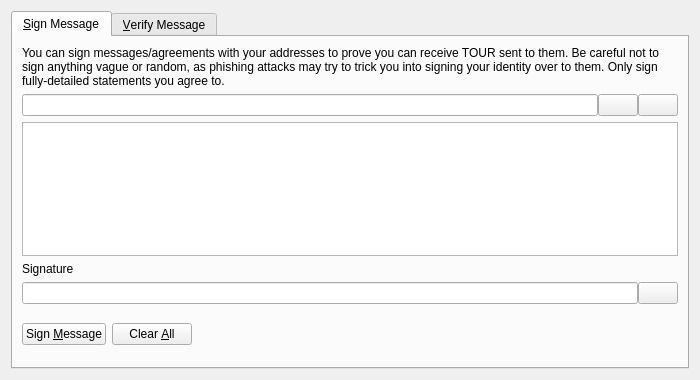
<?xml version="1.0" encoding="UTF-8"?>
<ui version="4.0">
 <class>SignVerifyMessageDialog</class>
 <widget class="QDialog" name="SignVerifyMessageDialog">
  <property name="geometry">
   <rect>
    <x>0</x>
    <y>0</y>
    <width>700</width>
    <height>380</height>
   </rect>
  </property>
  <property name="windowTitle">
   <string>Signatures - Sign / Verify a Message</string>
  </property>
  <property name="modal">
   <bool>true</bool>
  </property>
  <layout class="QVBoxLayout" name="verticalLayout">
   <item>
    <widget class="QTabWidget" name="tabWidget">
     <property name="currentIndex">
      <number>0</number>
     </property>
     <widget class="QWidget" name="tabSignMessage">
      <attribute name="title">
       <string>&amp;Sign Message</string>
      </attribute>
      <layout class="QVBoxLayout" name="verticalLayout_SM">
       <item>
        <widget class="QLabel" name="infoLabel_SM">
         <property name="text">
          <string>You can sign messages/agreements with your addresses to prove you can receive TOUR sent to them. Be careful not to sign anything vague or random, as phishing attacks may try to trick you into signing your identity over to them. Only sign fully-detailed statements you agree to.</string>
         </property>
         <property name="textFormat">
          <enum>Qt::PlainText</enum>
         </property>
         <property name="wordWrap">
          <bool>true</bool>
         </property>
        </widget>
       </item>
       <item>
        <layout class="QHBoxLayout" name="horizontalLayout_1_SM">
         <property name="spacing">
          <number>0</number>
         </property>
         <item>
          <widget class="QValidatedLineEdit" name="addressIn_SM">
           <property name="toolTip">
            <string>The TOUR address to sign the message with</string>
           </property>
          </widget>
         </item>
         <item>
          <widget class="QPushButton" name="addressBookButton_SM">
           <property name="toolTip">
            <string>Choose previously used address</string>
           </property>
           <property name="text">
            <string/>
           </property>
           <property name="shortcut">
            <string>Alt+A</string>
           </property>
           <property name="autoDefault">
            <bool>false</bool>
           </property>
          </widget>
         </item>
         <item>
          <widget class="QPushButton" name="pasteButton_SM">
           <property name="toolTip">
            <string>Paste address from clipboard</string>
           </property>
           <property name="text">
            <string/>
           </property>
           <property name="shortcut">
            <string>Alt+P</string>
           </property>
           <property name="autoDefault">
            <bool>false</bool>
           </property>
          </widget>
         </item>
        </layout>
       </item>
       <item>
        <widget class="QPlainTextEdit" name="messageIn_SM">
         <property name="toolTip">
          <string>Enter the message you want to sign here</string>
         </property>
        </widget>
       </item>
       <item>
        <widget class="QLabel" name="signatureLabel_SM">
         <property name="text">
          <string>Signature</string>
         </property>
         <property name="textFormat">
          <enum>Qt::PlainText</enum>
         </property>
        </widget>
       </item>
       <item>
        <layout class="QHBoxLayout" name="horizontalLayout_2_SM">
         <property name="spacing">
          <number>0</number>
         </property>
         <item>
          <widget class="QLineEdit" name="signatureOut_SM">
           <property name="font">
            <font>
             <italic>true</italic>
            </font>
           </property>
           <property name="readOnly">
            <bool>true</bool>
           </property>
          </widget>
         </item>
         <item>
          <widget class="QPushButton" name="copySignatureButton_SM">
           <property name="toolTip">
            <string>Copy the current signature to the system clipboard</string>
           </property>
           <property name="text">
            <string/>
           </property>
           <property name="autoDefault">
            <bool>false</bool>
           </property>
          </widget>
         </item>
        </layout>
       </item>
       <item>
        <layout class="QHBoxLayout" name="horizontalLayout_3_SM">
         <item>
          <widget class="QPushButton" name="signMessageButton_SM">
           <property name="toolTip">
            <string>Sign the message to prove you own this TOUR address</string>
           </property>
           <property name="text">
            <string>Sign &amp;Message</string>
           </property>
           <property name="autoDefault">
            <bool>false</bool>
           </property>
          </widget>
         </item>
         <item>
          <widget class="QPushButton" name="clearButton_SM">
           <property name="toolTip">
            <string>Reset all sign message fields</string>
           </property>
           <property name="text">
            <string>Clear &amp;All</string>
           </property>
           <property name="autoDefault">
            <bool>false</bool>
           </property>
          </widget>
         </item>
         <item>
          <spacer name="horizontalSpacer_1_SM">
           <property name="orientation">
            <enum>Qt::Horizontal</enum>
           </property>
           <property name="sizeHint" stdset="0">
            <size>
             <width>40</width>
             <height>48</height>
            </size>
           </property>
          </spacer>
         </item>
         <item>
          <widget class="QLabel" name="statusLabel_SM">
           <property name="font">
            <font>
             <weight>75</weight>
             <bold>true</bold>
            </font>
           </property>
           <property name="text">
            <string/>
           </property>
           <property name="wordWrap">
            <bool>true</bool>
           </property>
          </widget>
         </item>
         <item>
          <spacer name="horizontalSpacer_2_SM">
           <property name="orientation">
            <enum>Qt::Horizontal</enum>
           </property>
           <property name="sizeHint" stdset="0">
            <size>
             <width>40</width>
             <height>48</height>
            </size>
           </property>
          </spacer>
         </item>
        </layout>
       </item>
      </layout>
     </widget>
     <widget class="QWidget" name="tabVerifyMessage">
      <attribute name="title">
       <string>&amp;Verify Message</string>
      </attribute>
      <layout class="QVBoxLayout" name="verticalLayout_VM">
       <item>
        <widget class="QLabel" name="infoLabel_VM">
         <property name="text">
          <string>Enter the receiver's address, message (ensure you copy line breaks, spaces, tabs, etc. exactly) and signature below to verify the message. Be careful not to read more into the signature than what is in the signed message itself, to avoid being tricked by a man-in-the-middle attack. Note that this only proves the signing party receives with the address, it cannot prove sendership of any transaction!</string>
         </property>
         <property name="textFormat">
          <enum>Qt::PlainText</enum>
         </property>
         <property name="alignment">
          <set>Qt::AlignLeading|Qt::AlignLeft|Qt::AlignTop</set>
         </property>
         <property name="wordWrap">
          <bool>true</bool>
         </property>
        </widget>
       </item>
       <item>
        <layout class="QHBoxLayout" name="horizontalLayout_1_VM">
         <property name="spacing">
          <number>0</number>
         </property>
         <item>
          <widget class="QValidatedLineEdit" name="addressIn_VM">
           <property name="toolTip">
            <string>The TOUR address the message was signed with</string>
           </property>
          </widget>
         </item>
         <item>
          <widget class="QPushButton" name="addressBookButton_VM">
           <property name="toolTip">
            <string>Choose previously used address</string>
           </property>
           <property name="text">
            <string/>
           </property>
           <property name="shortcut">
            <string>Alt+A</string>
           </property>
           <property name="autoDefault">
            <bool>false</bool>
           </property>
          </widget>
         </item>
        </layout>
       </item>
       <item>
        <widget class="QPlainTextEdit" name="messageIn_VM"/>
       </item>
       <item>
        <widget class="QValidatedLineEdit" name="signatureIn_VM"/>
       </item>
       <item>
        <layout class="QHBoxLayout" name="horizontalLayout_2_VM">
         <item>
          <widget class="QPushButton" name="verifyMessageButton_VM">
           <property name="toolTip">
            <string>Verify the message to ensure it was signed with the specified TOUR address</string>
           </property>
           <property name="text">
            <string>Verify &amp;Message</string>
           </property>
           <property name="autoDefault">
            <bool>false</bool>
           </property>
          </widget>
         </item>
         <item>
          <widget class="QPushButton" name="clearButton_VM">
           <property name="toolTip">
            <string>Reset all verify message fields</string>
           </property>
           <property name="text">
            <string>Clear &amp;All</string>
           </property>
           <property name="autoDefault">
            <bool>false</bool>
           </property>
          </widget>
         </item>
         <item>
          <spacer name="horizontalSpacer_1_VM">
           <property name="orientation">
            <enum>Qt::Horizontal</enum>
           </property>
           <property name="sizeHint" stdset="0">
            <size>
             <width>40</width>
             <height>48</height>
            </size>
           </property>
          </spacer>
         </item>
         <item>
          <widget class="QLabel" name="statusLabel_VM">
           <property name="font">
            <font>
             <weight>75</weight>
             <bold>true</bold>
            </font>
           </property>
           <property name="text">
            <string/>
           </property>
           <property name="wordWrap">
            <bool>true</bool>
           </property>
          </widget>
         </item>
         <item>
          <spacer name="horizontalSpacer_2_VM">
           <property name="orientation">
            <enum>Qt::Horizontal</enum>
           </property>
           <property name="sizeHint" stdset="0">
            <size>
             <width>40</width>
             <height>48</height>
            </size>
           </property>
          </spacer>
         </item>
        </layout>
       </item>
      </layout>
     </widget>
    </widget>
   </item>
  </layout>
 </widget>
 <customwidgets>
  <customwidget>
   <class>QValidatedLineEdit</class>
   <extends>QLineEdit</extends>
   <header>qvalidatedlineedit.h</header>
  </customwidget>
 </customwidgets>
 <resources>
  <include location="../tour.qrc"/>
 </resources>
 <connections/>
</ui>
